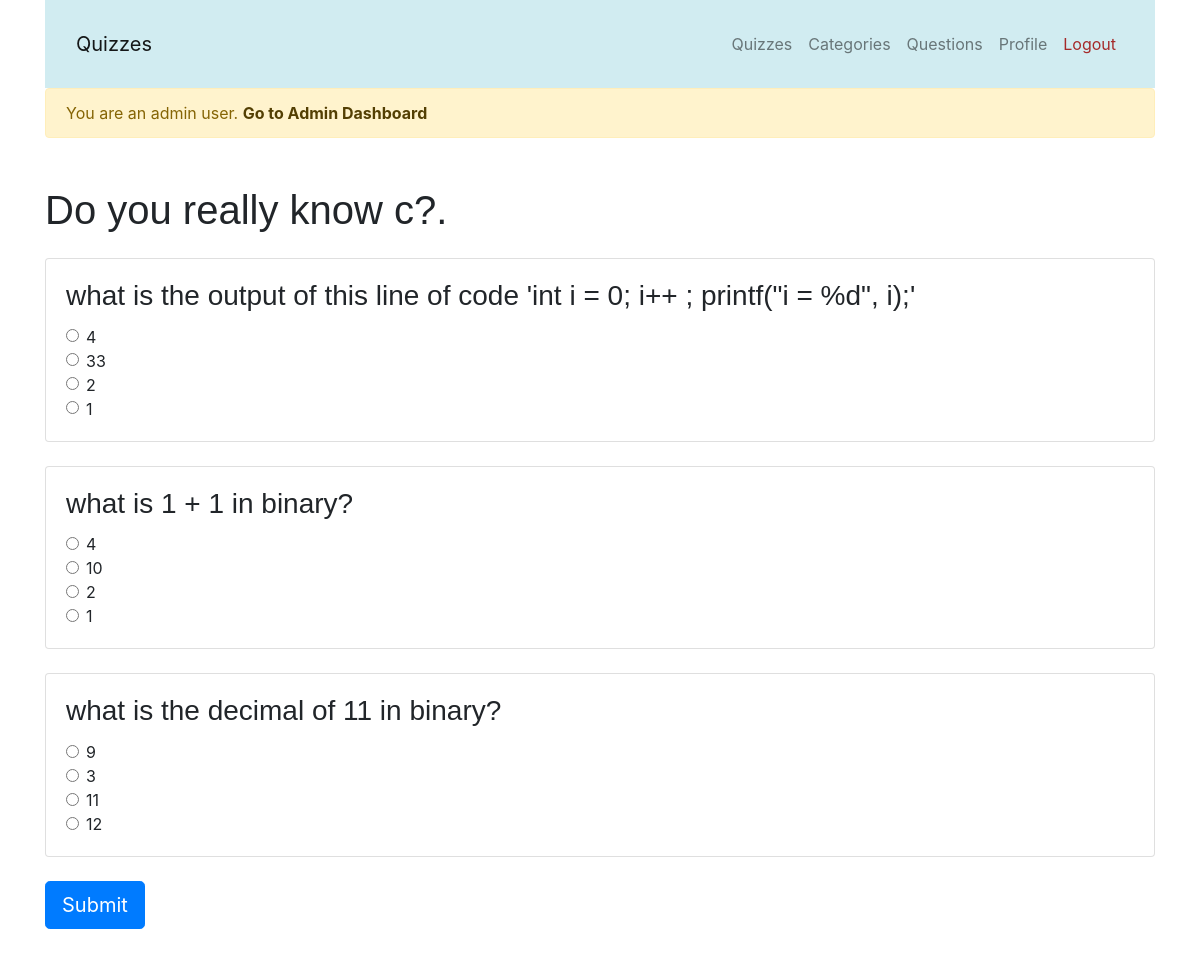
Screenshot of /quiz/2 (signed in) with the database file from the repository.
### app/models.py (models this page shows, shortened)
class Quiz(db.Model):
    id = db.Column(db.Integer, primary_key=True)
    title = db.Column(db.String(200), nullable=False)
    description = db.Column(db.String(500), nullable=False)
    total_questions = db.Column(db.Integer, nullable=False, default=0)
    category_id = db.Column(db.Integer, db.ForeignKey('category.id'), nullable=False)
    questions = db.relationship('Question', backref='quiz', lazy=True, cascade='all, delete-orphan')
    quiz_results = db.relationship('QuizResult', backref='quiz', lazy=True, cascade='all, delete-orphan')

class Question(db.Model):
    id = db.Column(db.Integer, primary_key=True)
    text = db.Column(db.String(500), nullable=False)
    options = db.Column(db.JSON, nullable=False)  # Store options as JSON
    correct_option = db.Column(db.Integer, nullable=False)  # Store index of correct option
    quiz_id = db.Column(db.Integer, db.ForeignKey('quiz.id'), nullable=False)
    responses = db.relationship('Response', backref='question', lazy=True, cascade='all, delete-orphan')

### app/routes.py (the view, shortened to what this page needs)
@main.route('/quiz/<int:quiz_id>', methods=['GET', 'POST'])
@login_required
def quiz(quiz_id):
    form = QuestionForm()
    quiz = Quiz.query.get_or_404(quiz_id)
    questions = Question.query.filter_by(quiz_id=quiz.id).all()
    return render_template('quiz.html', quiz=quiz, questions=questions, form=form)

### app/forms.py
class QuestionForm(FlaskForm):
    text = StringField('Question Text', validators=[DataRequired(), Length(min=5, max=500)])
    options = FieldList(StringField('Option', validators=[DataRequired(), Length(min=1, max=200)]), min_entries=4, max_entries=4)
    correct_option = IntegerField('Correct Option Index', validators=[DataRequired(), NumberRange(min=1, max=4)])
    quiz_id = SelectField('Quiz', coerce=int)
    submit = SubmitField('Add Question')
    def __init__(self, *args, **kwargs):
        super(QuestionForm, self).__init__(*args, **kwargs)
        self.quiz_id.choices = [(q.id, q.title) for q in Quiz.query.all()]

### app/__init__.py (called while the page is built)
@login_manager.user_loader
def load_user(user_id):
    from .models import User
    return User.query.get(int(user_id))

### app/templates/quiz.html (shortened to what this page needs)
{% extends 'base.html' %}
{% block content %}
    <h1 class="mb-4">{{ quiz.title }}</h1>
    <form method="POST">
        {% for question in questions %}
        <div class="card mb-4">
            <div class="card-body">
                <h3 class="card-title">{{ question.text }}</h3>
                {% for option in question.options %}
                <div class="form-check">
                    <input type="radio" id="option_{{ question.id }}_{{ loop.index }}"
                           name="question_{{ question.id }}"
                           value="{{ loop.index }}"
                           class="form-check-input" required>
                    <label for="option_{{ question.id }}_{{ loop.index }}" class="form-check-label">
                        {{ option }}
                    </label>
                </div>
                {% endfor %}
            </div>
        </div>
        {% endfor %}
        <button type="submit" class="btn btn-primary btn-lg">Submit</button>
    </form>
{% endblock %}

### app/static/css/styles.css (style rules this page uses)
body { font-family: 'Lato', sans-serif; background-color: #f8f8f8; }
h1, h2, h3, h4, h5, h6 { font-family: 'Raleway', sans-serif; }

### rows the page displays
Quiz: title "Do you really know c?."
Question: text "what is the output of this line of code 'int i = 0; i++ ; printf(\"i = %d\", i);'", options "4" "33" "2" "1"
Question: text "what is 1 + 1 in binary?", options "4" "10" "2" "1"
Question: text "what is the decimal of 11 in binary?", options "9" "3" "11" "12"
